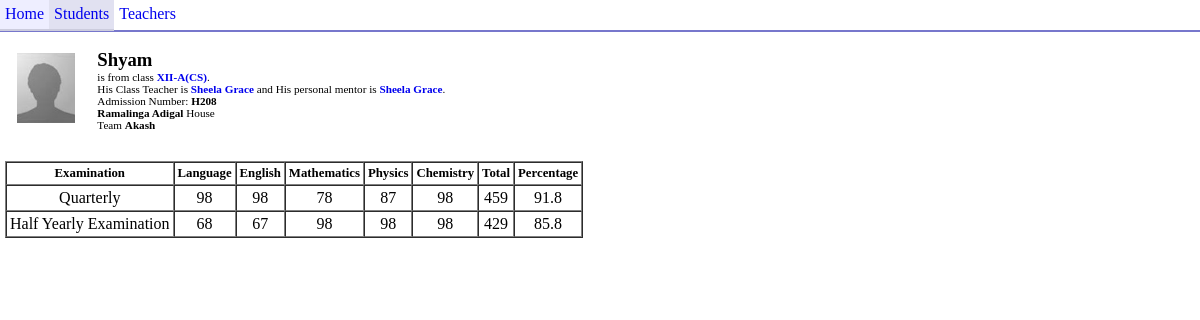
Screenshot of /student.php?sid=5 with the database file from the repository.
### tables this page shows
CREATE TABLE IF NOT EXISTS `students` (
  `student_id` int(10) NOT NULL AUTO_INCREMENT,
  `adm_no` varchar(10) NOT NULL,
  `exam_no` int(8) NOT NULL,
  `student_name` varchar(64) NOT NULL,
  `class_id` int(8) NOT NULL,
  `team_id` int(4) NOT NULL,
  `house_id` int(4) NOT NULL,
  `mentor_id` int(8) NOT NULL,
  PRIMARY KEY (`student_id`),
  UNIQUE KEY `adm_no` (`adm_no`),
  UNIQUE KEY `exam_no` (`exam_no`)
);

CREATE TABLE IF NOT EXISTS `classes` (
  `class_id` int(10) NOT NULL AUTO_INCREMENT,
  `class_name` varchar(16) NOT NULL,
  `curriculum` enum('CBSE','Samacheer') NOT NULL DEFAULT 'CBSE',
  `cteacher_id` int(8) NOT NULL COMMENT 'Class Teacher Id',
  PRIMARY KEY (`class_id`),
  UNIQUE KEY `class_name` (`class_name`)
);

CREATE TABLE IF NOT EXISTS `teachers` (
  `teacher_id` int(3) NOT NULL AUTO_INCREMENT,
  `teacher_code` varchar(5) NOT NULL,
  `teacher_name` varchar(128) NOT NULL,
  PRIMARY KEY (`teacher_id`)
);

CREATE TABLE IF NOT EXISTS `houses` (
  `house_id` int(2) NOT NULL AUTO_INCREMENT,
  `house_name` varchar(32) NOT NULL,
  PRIMARY KEY (`house_id`)
);

CREATE TABLE IF NOT EXISTS `teams` (
  `team_id` int(8) NOT NULL AUTO_INCREMENT,
  `team_name` varchar(16) NOT NULL,
  PRIMARY KEY (`team_id`),
  UNIQUE KEY `team_name` (`team_name`)
);

CREATE TABLE IF NOT EXISTS `marks` (
  `mark_id` int(32) NOT NULL AUTO_INCREMENT,
  `student_id` int(16) NOT NULL,
  `exam_id` int(32) NOT NULL,
  `course_code` int(3) NOT NULL,
  `marks` int(3) NOT NULL,
  PRIMARY KEY (`mark_id`)
);

### student.php (the view, shortened to what this page needs)
<!doctype html>
<html>
<head>
<link rel="stylesheet" href="main.css">
</head>
<body>
<div id="menu">
    <a href="./">Home</a><a id="currentMenuItem" href="./student.php">Students</a><a href="./teachers.php">Teachers</a>
</div>
<div id="wrapper">
<?php
include("functions.lib.php");
if(isset($_GET['sid'])) {
   $query = "SELECT `students`.`adm_no`,`students`.`student_id`,`students`.`student_name`,`students`.`house_id`,`classes`.`class_id`,`classes`.`class_name`,`teams`.`team_name`,`houses`.`house_name` FROM `students`,`classes`,`teams`,`houses` WHERE `students`.`student_id` = '" . $_GET['sid'] . "' AND `classes`.`class_id` = `students`.`class_id` AND `teams`.`team_id` = `students`.`team_id` AND `houses`.`house_id` = `students`.`house_id`";
   $res = mysql_query($query);
   $row = mysql_fetch_assoc($res);
   if($row['house_id'] == 0)
       $genderPrefix = "Their";
   else if($row['house_id'] <= 12)
       $genderPrefix = "His";
   else
       $genderPrefix = "Her";
   echo "<table cellpadding='10'><tr><td><img src=\"default.jpg\" height=\"70px\"></td><td>";
   echo "<h3 style=\"margin:0;\">" . $row['student_name'] . "</h3>";
   echo "<div style=\"font-size:70%; \">";
   echo "is from class <b><a href=\"./?class=" . $row['class_id'] . "\">" . $row['class_name'] . "</a></b>.<br />";
   echo $genderPrefix . " Class Teacher is <b>" . getClassTeacherLink($row['class_id']) . "</b> and " . $genderPrefix . " personal mentor is <b>" . getMentorName($row['student_id']) . "</b>.<br />";
   echo "Admission Number: <b>" . $row['adm_no'] . "</b><br />";
   echo "<b>" . $row['house_name'] . "</b> House<br />Team <b>" . $row['team_name'] . "</b><br />";
   echo "</div></td></tr></table>";
   $subjArr = Array();
   $res2 = mysql_query("SELECT `coursecode`.`course_code`,`coursecode`.`course_name` FROM `subjects`,`coursecode` WHERE `subjects`.`class_id` = '" . $row['class_id'] . "' AND `subjects`.`course_id` = `coursecode`.`course_code`");
   while($row2 = mysql_fetch_assoc($res2))
   {
       $subjArr[$row2['course_code']] = $row2['course_name'];
   }
   $query = "SELECT `marks`.`student_id`,`marks`.`exam_id`,`exams`.`exam_name`,`marks`.`course_code`,`marks`.`marks` FROM `marks`,`exams` WHERE `marks`.`exam_id` = `exams`.`exam_id` AND `marks`.`student_id` = '" . $row['student_id'] . "' ORDER BY `marks`.`exam_id` ASC";
   $res = mysql_query($query);
   echo "<br /><table style='text-align:center' border='1' cellpadding='3' cellspacing='0'>\n<tr><th>Examination</th>";
   foreach($subjArr as $key=>$val) echo "<th>" . $val . "</th>";
   echo "<th>Total</th><th>Percentage</th></tr>\n";
   $marksArr = Array();
   $marksArr["exam_id"] = -1;
   while($row = mysql_fetch_assoc($res)) {
       if($marksArr["exam_id"] != $row['exam_id']) {
           displayMarks($marksArr , $subjArr);
	   $marksArr["exam_id"]   = $row['exam_id'];
	   $marksArr["exam_name"] = $row['exam_name'];
	   $marksArr[$row['course_code']]      = $row['marks'];
       }
       else {
	   $marksArr[$row['course_code']] = $row['marks'];
       }
   }
   echo "</table>";
}
?>
</div>
</body>
</head>

### functions.lib.php (shortened to what this page needs)
<?php
function getMentorName($studentId) {
    $row = mysql_fetch_array(mysql_query("SELECT `teachers`.`teacher_id`, `teachers`.`teacher_name` FROM `students`,`teachers` WHERE `students`.`student_id` = '" . $studentId . "' AND `students`.`mentor_id` = `teachers`.`teacher_id`"));
    return ($row["teacher_name"])?"<a href=\"./teachers.php?teacherid=" . $row['teacher_id'] . "\">" . $row["teacher_name"] . "</a>":"not set";
}
function getClassTeacherLink($classId) {
    $row = mysql_fetch_array(mysql_query("SELECT `teachers`.`teacher_id`, `teachers`.`teacher_name` FROM `classes`,`teachers` WHERE `classes`.`class_id` = '" . $classId . "' AND `classes`.`cteacher_id` = `teachers`.`teacher_id`"));
    return ($row["teacher_name"])? "<a href=\"./teachers.php?teacherid=" . $row['teacher_id'] . "\">" . $row["teacher_name"] . "</a>":"not set";
}
function displayMarks($marksArr , $subjArr) {
    if($marksArr["exam_id"] == -1) return;
    $count = 0;
    $sum   = 0;
    echo "<tr><td>" . $marksArr['exam_name'] . "</td>";
    foreach($subjArr as $key=>$val) {
        if(!isset($marksArr[$key])) {
	    echo "<td>-</td>";
	    continue;
	}
	else echo "<td>" . $marksArr[$key] . "</td>";
        $count = $count + 1;
        $sum = $sum + $marksArr[$key];
    }
    $avg = $count ? $sum/$count : 0;
    $avg = substr($avg,0,strpos($avg,".") + 3);
    echo "<td>{$sum}</td><td>{$avg}</td></tr>";
}
?>

### main.css (style rules this page uses)
body { font-size:1em; margin:0; }
#wrapper { padding:5px; }
a { text-decoration:none; }
#menu { border-bottom:2px solid #77c; height:30px; }
#menu a { padding:5px; padding-bottom:6px; margin:0; display:inline-block; }
#currentMenuItem { background-color:#e1e1f1; border-bottom:2px solid #ccd; }
th { font-size:80%; }

### rows the page displays
students: student_name "Shyam", class.class_name "XII-A(CS)", house "His", adm_no "H208", house.house_name "Ramalinga Adigal", team.team_name "Akash"
teachers: teacher_name "Sheela Grace"
marks: key "98", key "78", key "87"

### other values shown
$val "Language"
$val "English"
$val "Mathematics"
$val "Physics"
$val "Chemistry"
$marksArr['exam_name'] "Half Yearly Examination"
$marksArr[$key] "68"
$marksArr[$key] "67"
$marksArr[$key] "98"
$sum "429"
$avg "85.8"
